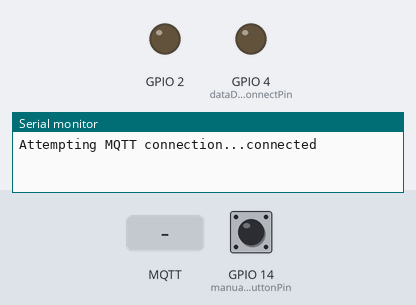
A sketch run on a simulated ESP8266 (NodeMCU). On the bench: output pins drawn as LEDs (lit = HIGH, except the on-board LED, lit = LOW), the last lines printed to the serial monitor. Dashed ring = blinking. Inputs (shaded band) come from the test bench; at power-on: GPIO 14 (manualSwitchButtonPin) HIGH. WiFi joins after 1.5 s; servers stay silent unless stated; no MQTT or app messages arrive unless stated; pins used as bus, display or sensor lines are not drawn.

Above: at 2.8 s.
2.9 s: GPIO 14 (manualSwitchButtonPin) pulled LOW for 1 s
At 3.83 s:
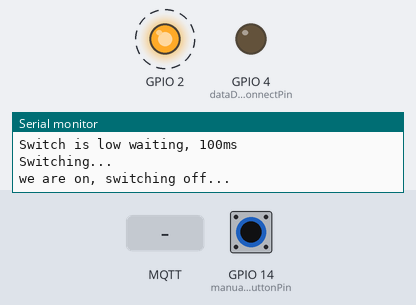
5.4 s: MQTT message "on" arrives on the first subscribed topic
At 6.3 s:
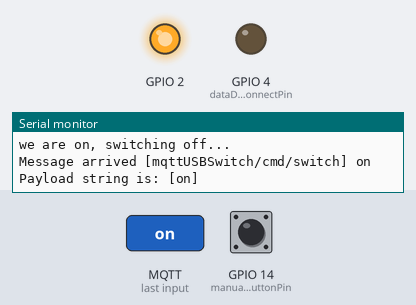
7.0 s: MQTT message "off" arrives on the first subscribed topic
At 8.3 s:
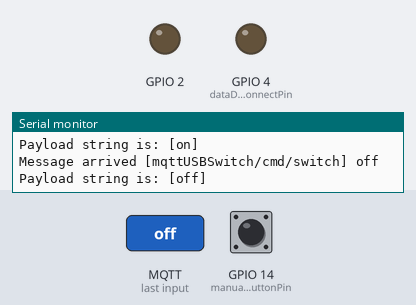
8.6 s: GPIO 14 (manualSwitchButtonPin) pulled LOW for 0.15 s
At 9.9 s:
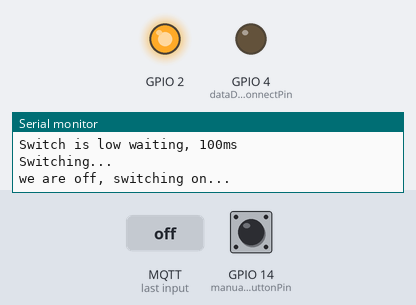
10.3 s: GPIO 14 (manualSwitchButtonPin) pulled LOW for 3.2 s
At 10.7 s:
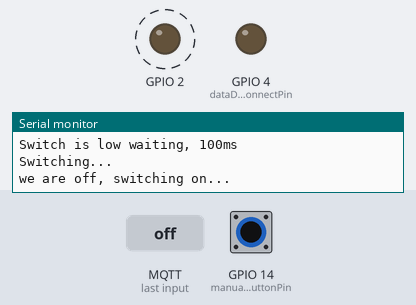
Timing chart, 0 to 15.0 s (numbered marks = the images above; inputs shaded):
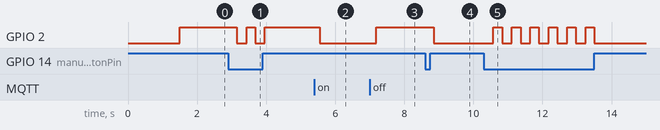

The sketch:

MQTTUSBSwitchFirmware.ino
```cpp
// (licence header left out)
#include <ESP8266WiFi.h>          //https://github.com/esp8266/Arduino
#include <DNSServer.h>
#include <ESP8266WebServer.h>
#include <WiFiManager.h>          //https://github.com/tzapu/WiFiManager
#include <PubSubClient.h>         //https://github.com/knolleary/pubsubclient
#include <ArduinoJson.h>          //https://arduinojson.org/

#define DEBUG

// Setup our debug printing
#ifdef DEBUG
#define debug(x)     Serial.print(x)
#define debugln(x)   Serial.println(x)
#else
#define debug(x)     // define empty, so macro does nothing
#define debugln(x)
#endif

const char    fmversion[]     = "v1.4";                         // firmware version
const char    mqtt_server[]   = "ha.collett.us";                // server name for mqtt
const char    mqtt_username[] = "mqtt_user_collett";            // username for MQTT broker (USE ONE)
const char    mqtt_password[] = "gabriel03ana08";               // password for MQTT broker
const char    mqtt_clientid[] = "mqttUsbSwitch";                // client id for connections to MQTT broker
const String  mqtt_out_topic  = "mqttUSBSwitch/stats/switch";   // the full topic for the publishing of data
const String  mqtt_in_topic   = "mqttUSBSwitch/cmd/switch";     // the full topic for the subscription
const String  mqtt_att_topic  = "mqttUSBSwitch/attributes";     // the full topic for posting attributes for this device

// Connect/Disconnect pins are incorrect in schematic based on the NO/CL position of the relays, adjusting in the firmware
#define powerConnectPin        12 //GPIO12
#define powerDisconnectPin     5  //GPIO4
#define dataConnectPin         13 //GPIO13
#define dataDisconnectPin      4  //GPIO4
#define manualSwitchButtonPin  14 //GPIO14

// keep track of our switch status (defaults on boot to off, and we make sure the switch is turned off)
String switchStatus = "off";

// configure a buffer to be used by arduinojson to post device attributes
char  MQTTMessageBuffer[256];

// configure our json static document with 256 bytes of space (pubsubclient is defaulted to max message of 256 bytes)
StaticJsonDocument<256> MQTTAttributesJSON;

// init our WiFi client object
WiFiClient espWiFiClient;

// init our mqtt client
PubSubClient client(espWiFiClient);


// ************************************************************************************************
//
//                                            Setup Method
//
// ************************************************************************************************
void setup() {
  // Setup the hw serial for the feather, used for debug...
#ifdef DEBUG
  Serial.begin(115200);
#endif

  //WiFiManager
  //Local intialization. Once its business is done, there is no need to keep it around
  WiFiManager wifiManager;

  //wifiManager.resetSettings(); //allows you to reset the stored config, would only use once then reflash with it
  // commented out

  //set callback that gets called when connecting to previous WiFi fails, and enters Access Point mode
  wifiManager.setAPCallback(configModeCallback);

  // set timeout for AP mode if can't connect to WiFi, if it times out, it'll reset the ESP, we set five minutes
  wifiManager.setConfigPortalTimeout(300);

  //fetches ssid and pass and tries to connect
  //if it does not connect it starts an access point
  //and goes into a blocking loop awaiting configuration
  if (!wifiManager.autoConnect()) {
    debugln("failed to connect and hit timeout");
    //reset and try again, or maybe put it to deep sleep
    ESP.reset();
    delay(1000);
  }

  // now we have a working network, configure MQTT
  client.setServer(mqtt_server, 1883);
  client.setCallback(mqttSubscriptionMessage);

  //define io pin use
  pinMode(BUILTIN_LED, OUTPUT);
  pinMode(powerConnectPin, OUTPUT);
  pinMode(powerDisconnectPin, OUTPUT);
  pinMode(dataConnectPin, OUTPUT);
  pinMode(dataDisconnectPin, OUTPUT);
  pinMode(manualSwitchButtonPin, INPUT);

  // set default status of pins on startup
  digitalWrite(BUILTIN_LED, HIGH); //high turns it off..
  digitalWrite(powerConnectPin, LOW);
  digitalWrite(powerDisconnectPin, LOW);
  digitalWrite(dataConnectPin, LOW);
  digitalWrite(dataDisconnectPin, LOW);

  // start off in a disconnected state and update mqtt server
  disconnectUSB();

  // setup our const firmware version in our MQTT JSON document
  MQTTAttributesJSON["FirmwareVersion"] = fmversion;

  // keep track of what caused us to take action, either MQTT message, manual button push, or device reset
  MQTTAttributesJSON["LastActionBy"] = "device_reset";
}

// ************************************************************************************************
//
//                                          Loop Method
//
// ************************************************************************************************
void loop() {

  if (!client.connected()) {
    reconnect();
  }

  // check to see if the manual switch button was pushed with software debounce
  if (digitalRead(manualSwitchButtonPin) == LOW) {
    debugln("Switch is low waiting, 100ms");
    delay(100);
    if (digitalRead(manualSwitchButtonPin) == LOW) {
      // switch the relays as the user requested
      debugln("Switching...");
      MQTTAttributesJSON["LastActionBy"] = "manual_button";
      if (switchStatus.equalsIgnoreCase("on")) {
        debugln("we are on, switching off...");
        // turn off the switch
        disconnectUSB();
      } else {
        debugln("we are off, switching on...");
        // connect as we are currently disconnected
        connectUSB();
      }
    }
  }

  // required call to ensure all MQTT messages are processed (in or out)
  client.loop();
}


// !#!#!#!#!#!#!#!#!#!#!#!#!#!#!#!#!#!#!#!#!#!#!#!#!#!#!#!#!#!#!#!#!#!#!#!#!#!#!#!#!#!#!#!#!#!#!#!#
//
//                                    Supporting methods below
//
// !#!#!#!#!#!#!#!#!#!#!#!#!#!#!#!#!#!#!#!#!#!#!#!#!#!#!#!#!#!#!#!#!#!#!#!#!#!#!#!#!#!#!#!#!#!#!#!#


// **************************************************************************
// Method to deal with messages we get on topics we are subscribed to
// **************************************************************************
void mqttSubscriptionMessage(char* topic, byte* payload, unsigned int length) {
  debug("Message arrived [");
  debug(topic);
  debug("] ");
  String payloadString = "";

  for (int i = 0; i < length; i++) {
    debug((char)payload[i]);
    payloadString += (char)payload[i];
  }

  debugln();
  debug("Payload string is: [");
  debug(payloadString);
  debugln("]");

  // Switch on the LED if an 1 was received as first character
  if (payloadString.equalsIgnoreCase("on")) {
    // update our value for the last action by topic
    MQTTAttributesJSON["LastActionBy"] = "mqtt_message";
    // switch the usb lines to connect everything
    connectUSB();
  }
  else if (payloadString.equalsIgnoreCase("off")) {
    // update our value for the last action by topic
    MQTTAttributesJSON["LastActionBy"] = "mqtt_message";
    // switch the usb lines to disconnect everything
    disconnectUSB();
  }

  // finally, let's publish the current state of our system back to the MQTT broker
  publishMQTTData();
}

// **************************************************************************
// Method to handle publishing MQTT our data to server
// **************************************************************************
void publishMQTTData() {
  client.publish(mqtt_out_topic.c_str(), switchStatus.c_str());
  char buffer[256];
  size_t n = serializeJson(MQTTAttributesJSON, buffer);
  client.publish(mqtt_att_topic.c_str(), buffer, n);
}

// **************************************************************************
// Method to handle configuration mode of WiFiManager
// **************************************************************************
void configModeCallback (WiFiManager *myWiFiManager) {
  debugln("Entered config mode");
  debugln(WiFi.softAPIP());

  //if you used auto generated SSID, print it
  debugln(myWiFiManager->getConfigPortalSSID());
}

// **************************************************************************
// Method to handle the (re)connection of our client to the MQTT server
// **************************************************************************
void reconnect() {
  // Loop until we're reconnected
  while (!client.connected()) {
    debug("Attempting MQTT connection...");
    // Attempt to connect
    if (client.connect(mqtt_clientid, mqtt_username, mqtt_password)) {
      debugln("connected");

      // Once connected, publish our data...
      publishMQTTData();

      // ... and resubscribe
      if (!client.subscribe(mqtt_in_topic.c_str())) {
        debugln("Failed to subscribe to topic");
      }
    } else {
      debug("failed, rc=");
      debug(client.state());
      debugln(" try again in 5 seconds");
      // Wait 5 seconds before retrying
      delay(5000);
    }
  }
}

// **************************************************************************
// Method to handle the CONNECTION of the USB interface
// **************************************************************************
void connectUSB() {
  // first we must connect the power and gnd lines
  digitalWrite(powerConnectPin, HIGH);
  delay(50);
  digitalWrite(powerConnectPin, LOW);

  // now that the power lines are connected, we wait a fraction of a second
  delay(50);

  // now we can disconnect power and gnd
  digitalWrite(dataConnectPin, HIGH);
  delay(50);
  digitalWrite(dataConnectPin, LOW);

  // set our onboard LED status to on
  digitalWrite(BUILTIN_LED, LOW);   // Turn the LED on (Note that LOW is the voltage level

  // update our tracking var
  switchStatus = "on";

  // Once connected, publish our data...
  publishMQTTData();
}

// **************************************************************************
// Method to handle the DISCONNECTION of the USB interface
// **************************************************************************
void disconnectUSB() {
  // first we must remove the data lines
  digitalWrite(dataConnectPin, HIGH);
  delay(50);
  digitalWrite(dataConnectPin, LOW);

  // now that the data lines are disconnected, we wait a fraction of a second
  delay(80);

  // now we can disconnect power and gnd
  digitalWrite(powerDisconnectPin, HIGH);
  delay(50);
  digitalWrite(powerDisconnectPin, LOW);

  // update our tracking var
  switchStatus = "off";

  // turn off our onboard LED indicator
  digitalWrite(BUILTIN_LED, HIGH);  // Turn the LED off by making the voltage HIGH

  // Once connected, publish our data...
  publishMQTTData();
}
```

Measured:
- after the input at 2.9 s, GPIO 2: alternates HIGH for 0.25 s and LOW for 0.28 s, 4 changes in all, then stays HIGH, starting after 0.25 s
- after the input at 5.4 s, GPIO 2: HIGH → LOW after 0.15 s
- after the input at 7.0 s, GPIO 2: LOW → HIGH after 0.18 s
- after the input at 8.6 s, GPIO 2: HIGH → LOW after 0.25 s
- after the input at 10.3 s, GPIO 2: alternates HIGH for 0.25 s and LOW for 0.28 s, 12 changes in all, then stays LOW, starting after 0.28 s
